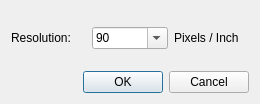
<?xml version="1.0" encoding="UTF-8"?>
<ui version="4.0">
 <class>SvgImport</class>
 <widget class="QDialog" name="SvgImport">
  <property name="geometry">
   <rect>
    <x>0</x>
    <y>0</y>
    <width>260</width>
    <height>104</height>
   </rect>
  </property>
  <property name="windowTitle">
   <string>SVG Import</string>
  </property>
  <layout class="QVBoxLayout" name="verticalLayout">
   <item>
    <layout class="QHBoxLayout" name="horizontalLayout">
     <item>
      <widget class="QLabel" name="label">
       <property name="text">
        <string>Resolution:</string>
       </property>
      </widget>
     </item>
     <item>
      <widget class="QComboBox" name="Resolution">
       <property name="editable">
        <bool>true</bool>
       </property>
       <property name="currentIndex">
        <number>1</number>
       </property>
       <item>
        <property name="text">
         <string notr="true">72</string>
        </property>
       </item>
       <item>
        <property name="text">
         <string notr="true">90</string>
        </property>
       </item>
       <item>
        <property name="text">
         <string notr="true">96</string>
        </property>
       </item>
       <item>
        <property name="text">
         <string notr="true">120</string>
        </property>
       </item>
       <item>
        <property name="text">
         <string notr="true">160</string>
        </property>
       </item>
       <item>
        <property name="text">
         <string notr="true">240</string>
        </property>
       </item>
       <item>
        <property name="text">
         <string notr="true">320</string>
        </property>
       </item>
       <item>
        <property name="text">
         <string notr="true">480</string>
        </property>
       </item>
      </widget>
     </item>
     <item>
      <widget class="QLabel" name="label_2">
       <property name="text">
        <string>Pixels / Inch</string>
       </property>
      </widget>
     </item>
    </layout>
   </item>
   <item>
    <widget class="QDialogButtonBox" name="buttonBox">
     <property name="orientation">
      <enum>Qt::Horizontal</enum>
     </property>
     <property name="standardButtons">
      <set>QDialogButtonBox::Cancel|QDialogButtonBox::Ok</set>
     </property>
    </widget>
   </item>
  </layout>
 </widget>
 <resources/>
 <connections>
  <connection>
   <sender>buttonBox</sender>
   <signal>accepted()</signal>
   <receiver>SvgImport</receiver>
   <slot>accept()</slot>
   <hints>
    <hint type="sourcelabel">
     <x>248</x>
     <y>254</y>
    </hint>
    <hint type="destinationlabel">
     <x>157</x>
     <y>274</y>
    </hint>
   </hints>
  </connection>
  <connection>
   <sender>buttonBox</sender>
   <signal>rejected()</signal>
   <receiver>SvgImport</receiver>
   <slot>reject()</slot>
   <hints>
    <hint type="sourcelabel">
     <x>316</x>
     <y>260</y>
    </hint>
    <hint type="destinationlabel">
     <x>286</x>
     <y>274</y>
    </hint>
   </hints>
  </connection>
 </connections>
</ui>
